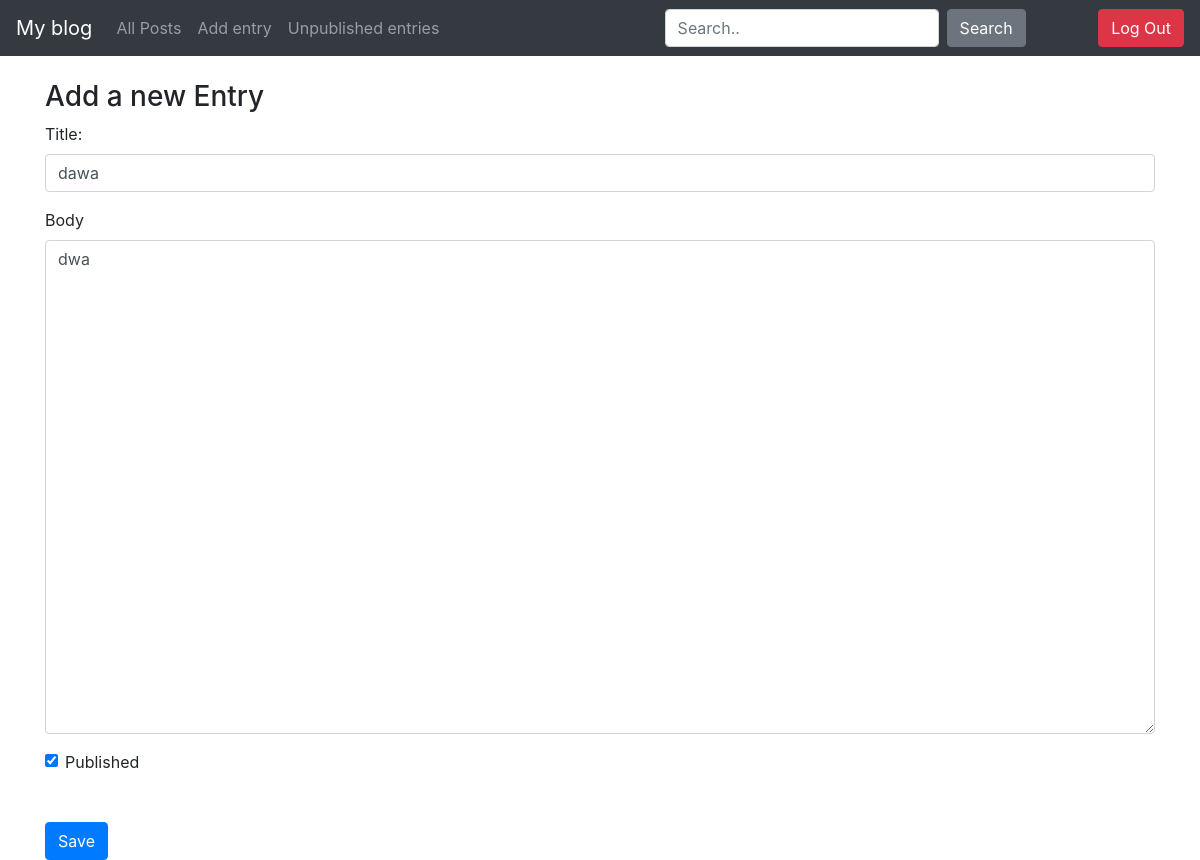
The app's page /edit_post/14 (signed in), older data.
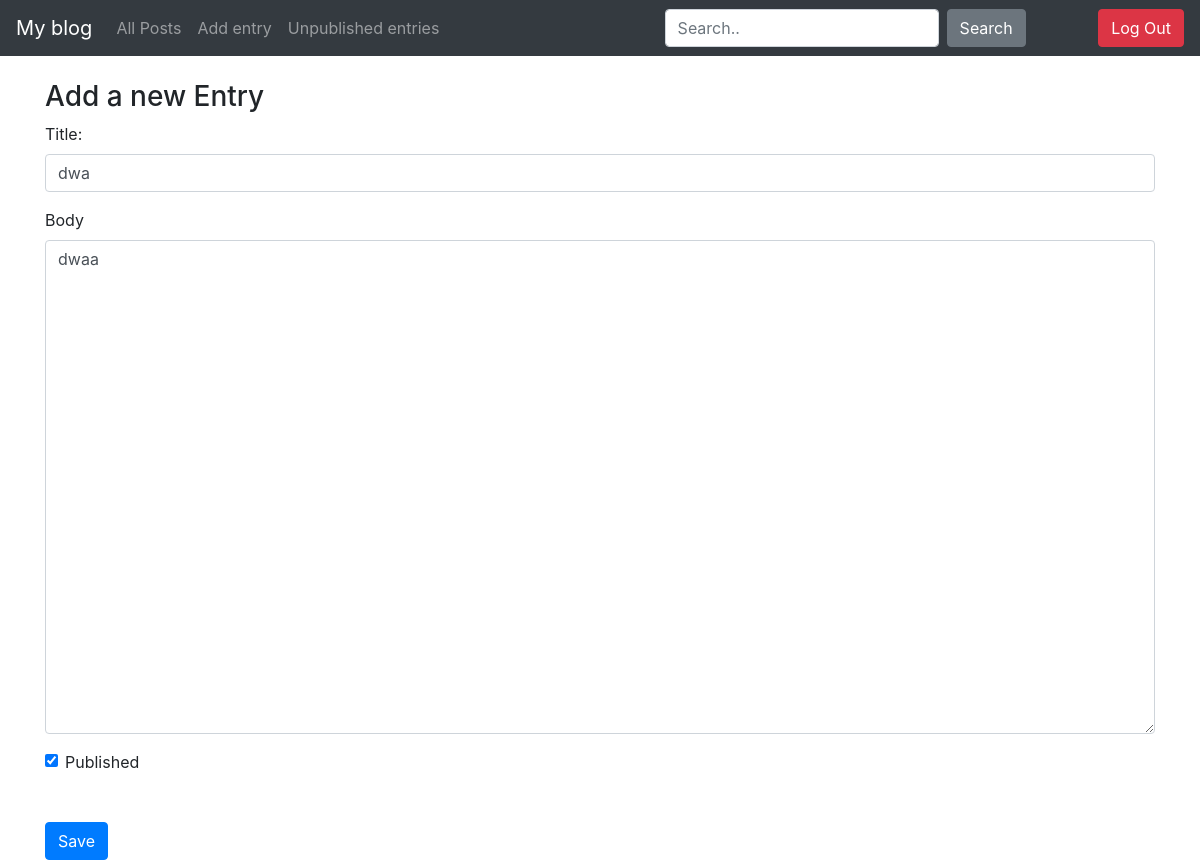
The same page, newer data.
### blog/models.py (models this page shows)
class Entry(db.Model):
    id = db.Column(db.Integer, primary_key=True)
    title = db.Column(db.String(80), nullable=False)
    body = db.Column(db.Text, nullable=False)
    pub_date = db.Column(db.DateTime, nullable=False,
                         default=datetime.datetime.utcnow)
    is_published = db.Column(db.Boolean, default=False)

### blog/routes.py (the view)
@app.route('/edit_post/<int:entry_id>', methods=["GET", "POST"])
@login_required
def edit_entry(entry_id):
    return manage_entry(entry_id)

### blog/forms.py
class EntryForm(FlaskForm):
    title = StringField('Title', validators=[DataRequired()])
    body = TextAreaField('Content', validators=[DataRequired()])
    is_published = BooleanField('Is Published?')

### blog/routes.py (called while the page is built)
def login_required(view_func):
    @functools.wraps(view_func)
    def check_permissions(*args,**kwargs):
        if session.get('logged_in'):
            return view_func(*args, **kwargs)
        return redirect(url_for('login', next=request.path))
    return check_permissions

def manage_entry(entry_id):
    entry = None
    if entry_id:
        entry = Entry.query.get_or_404(entry_id)
    form = EntryForm(obj=entry)
    errors = None
    if form.validate_on_submit():
        if not entry:
            entry = Entry()
        form.populate_obj(entry)
        db.session.add(entry)
        db.session.commit()
        flash("Successfully Entry Added" if not entry_id else "Successfully Entry Modified", category="success")
        return redirect(url_for('index'))
    else:
        errors = form.errors
    return render_template('entry_form.html', form=form, errors=errors)

### blog/templates/entry_form.html (shortened to what this page needs)
{% extends 'base.html' %}
{% block content %}
<h3>
    Add a new Entry
</h3>
<form action="" method="post">
    <div class="form-group">
        <label for="title">Title:</label>
        {{form.title(class_='form-control')}}
    </div>
    <div class="form-group">
        <label for="body">Body</label>
        {{form.body(class_='form-control', cols='100', rows='20')}}
    </div>
    <div class="form-check">
        {{form.is_published(class_='form-check-input')}}
        <label for="is_published" class="form-check-label">Published</label>
    </div>
    <button type="submit" class="btn btn-primary mt-5">Save</button>
</form>
{% endblock content %}

Row changes from the older to the newer data that the page shows:
changed Entry "dwa": title "dawa" → "dwa"; body "dwa" → "dwaa"
